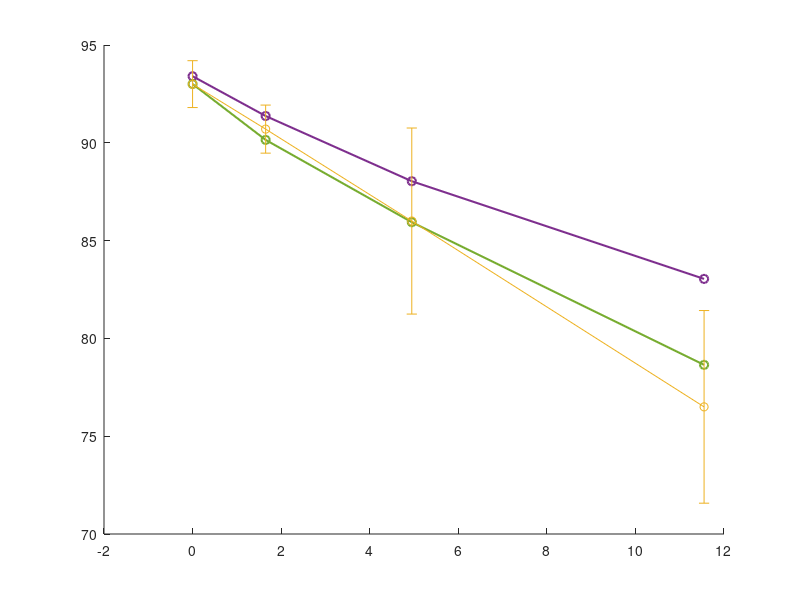

The MATLAB source for this figure: (Note: this script raises an error after producing the figure.)
%
% make plots
close all
clearvars
%
% Brodatz data and predictions (accuracy) 1
x = [0;1.65;4.95;11.55];
y1 = [93;90.7;86;76.5]; % ad means
err = [0.0119799214738043;0.0122851913263867;0.0475608771684989;...
    0.0492442890089805]*100;
y2 = [93.40336;91.36975;88.0364;83.042]; % a no norm
y3 = [93.0056;90.14846;85.9412;78.6471]; % a norm
figure; hold on;
plot(x,y2,'-o','color',"#7E2F8E",'LineWidth',1.5);
plot(x,y3,'-o','color',"#77AC30",'LineWidth',1.5);
errorbar(x,y1,err,'-o','color','k','MarkerEdgeColor','k',...
    'MarkerFaceColor','k','linewidth',1.5);
axis([0 12 50 100]);
xlabel('Eccentricity (deg)','fontsize',14)
ylabel('Percent Correct','fontsize',14)
%
% Fabric predictions L and RGB (accuracy) 2
x = [0;1.65;4.95;11.55];
y1 = [0.889664;0.872521;0.840476;0.767423];   % a norm
y2 = [0.9615686;0.9541737;0.9336695;0.8796363];   % abr norm
figure; hold on;
plot(x,100*y2,'-o','color',"#7E2F8E",'LineWidth',1.5);
plot(x,100*y1,'-o','color',"#77AC30",'LineWidth',1.5);
axis([0 12 50 100]);
xlabel('Eccentricity (deg)','fontsize',14)
ylabel('Percent Correct','fontsize',14)
%
% Brodatz data and predictions (dprime) 3
x = [0;1.65;4.95;11.55];
y1 = [93;90.7;86;76.5];  % ad
y2 = [93.40336;91.36975;88.0364;83.042]; % a no norm
y3 = [93.0056;90.14846;85.9412;78.6471]; % a norm
dy1 = 2*norminv(y1/100);
dy2 = 2*norminv(y2/100);
dy3 = 2*norminv(y3/100);
figure; hold on;
plot(x,dy1,'-o','color','k','MarkerEdgeColor','k',...
    'MarkerFaceColor','k','linewidth',1);
plot(x,dy2,'-o','color',"#7E2F8E",'LineWidth',2);
plot(x,dy3,'-o','color',"#77AC30",'LineWidth',2);
axis([0 12 0 4]);
xlabel('Eccentricity (deg)','fontsize',14)
ylabel('D-prime','fontsize',14)
%
% Fabric predictions L and RGB (dprime) 4
x = [0;1.65;4.95;11.55];
% y1 = [85.9;85.2;81.8;70.5];   % lum norm
y1 = [0.889664;0.872521;0.840476;0.767423];   % a norm
% y2 = [93.4;92.4;89.5;80.9]; % rgb norm
y2 = [95.6;95.1;93.5;87.9];   % abr norm
dy1 = 2*norminv(y1/100);
dy2 = 2*norminv(y2/100);
figure; hold on;
plot(x,dy2,'-o','color',"#7E2F8E",'LineWidth',2);
plot(x,dy1,'-o','color',"#77AC30",'LineWidth',2);
axis([0 12 0 4]);
xlabel('Eccentricity (deg)','fontsize',14)
ylabel('D-prime','fontsize',14)
%
% Brodatz individual cues 5
x = [0;1.65;4.95;11.55];
y1 = [0.871148;0.861457;0.806162;0.720952];  % power cue
y2 = [0.764874;0.773277;0.759272;0.72619];   % histogram cue
y3 = [0.87423;0.817927;0.702213;0.56042];    % edge cue
y4 = [0.9164426;0.894762;0.848908;0.777787]; % power, histogram and edge
figure; hold on;
plot(x,100*y1,'-o','color',"#0072BD",'LineWidth',2);
plot(x,100*y2,'-o','color',"#D95319",'LineWidth',2);
plot(x,100*y3,'-o','color',"#EDB120",'LineWidth',2);
plot(x,100*y4,'-o','color',"#77AC30",'LineWidth',2);
axis([0 12 50 100]);
xlabel('Eccentricity (deg)','fontsize',14)
ylabel('Percent Correct','fontsize',14)
%
% Brodatz pairs of cues 6
x = [0;1.65;4.95;11.55];
y1 = [0.909972;0.87479;0.815154;0.717787];  % power & edge cues
y2 = [0.88112;0.841597;0.785182;0.726611];  % histogram & edge cues
y3 = [0.894286;0.886471;0.846975;0.777087]; % power & histogram cues
y4 = [0.9164426;0.894762;0.848908;0.777787]; % power, histogram and edge
figure; hold on;
plot(x,100*y1,'-o','color',[0.5 0.5 0.5],'LineWidth',2);
plot(x,100*y2,'-o','color',"#EDB120",'LineWidth',2);
plot(x,100*y3,'-o','color',"#7E2F8E",'LineWidth',2);
plot(x,100*y4,'-o','color',"#77AC30",'LineWidth',2);
axis([0 12 50 100]);
xlabel('Eccentricity (deg)','fontsize',14)
ylabel('Percent Correct','fontsize',14)
%
% Fabric (grey) individual cues 7
x = [0;1.65;4.95;11.55];
y1 = [0.715294;0.734706;0.701653;0.641541]; % power cue
y2 = [0.834118;0.826975;0.806863;0.743613]; % histogram cue
y3 = [0.815686;0.752157;0.635238;0.537787]; % edge cue
y4 = [0.889664;0.872521;0.840476;0.767423]; % power, histogram and edge
figure; hold on;
plot(x,100*y1,'-o','color',"#0072BD",'LineWidth',2);
plot(x,100*y2,'-o','color',"#D95319",'LineWidth',2);
plot(x,100*y3,'-o','color',"#EDB120",'LineWidth',2);
plot(x,100*y4,'-o','color',"#77AC30",'LineWidth',2);
axis([0 12 50 100]);
xlabel('Eccentricity (deg)','fontsize',14)
ylabel('Percent Correct','fontsize',14)
%
% Fabric (grey) pairs of cues 8
x = [0;1.65;4.95;11.55];
y1 = [0.824538;0.786303;0.711008;0.641204];  % power & edge cues
y2 = [0.881849;0.864202;0.820112;0.743277];  % histogram & edge cues
y3 = [0.864734;0.862549;0.838768;0.767535];  % power & histogram cues
y4 = [0.889664;0.872521;0.840476;0.767423];  % power, histogram and edge
figure; hold on;
plot(x,100*y1,'-o','color',[0.5 0.5 0.5],'LineWidth',2);
plot(x,100*y2,'-o','color',"#EDB120",'LineWidth',2);
plot(x,100*y3,'-o','color',"#7E2F8E",'LineWidth',2);
plot(x,100*y4,'-o','color',"#77AC30",'LineWidth',2);
axis([0 12 50 100]);
xlabel('Eccentricity (deg)','fontsize',14)
ylabel('Percent Correct','fontsize',14)
%
% Fabric (color) individual cues 9
x = [0;1.65;4.95;11.55];
y1 = [0.715294;0.734706;0.701653;0.641541]; % power cue
y2 = [0.9461625;0.9413445;0.9239776;0.874762]; % histogram cue
y3 = [0.815686;0.752157;0.635238;0.537787]; % edge cue
y4 = [0.9615686;0.9541737;0.9336695;0.8796363]; % power, histogram and edge
figure; hold on;
plot(x,100*y1,'-o','color',"#0072BD",'LineWidth',2);
plot(x,100*y2,'-o','color',"#D95319",'LineWidth',2);
plot(x,100*y3,'-o','color',"#EDB120",'LineWidth',2);
plot(x,100*y4,'-o','color',"#77AC30",'LineWidth',2);
axis([0 12 50 100]);
xlabel('Eccentricity (deg)','fontsize',14)
ylabel('Percent Correct','fontsize',14)
%
% Fabric (color) pairs of cues 10
x = [0;1.65;4.95;11.55];
y1 = [0.824538;0.786303;0.711008;0.641204];  % power & edge cues
y2 = [0.9545098;0.9486275;0.927395;0.87395]; % histogram & edge cues
y3 = [0.9573669;0.9513725;0.9328571;0.878095];  % power & histogram cues
y4 = [0.9615686;0.9541737;0.9336695;0.8796363]; % power, histogram and edge
figure; hold on;
plot(x,100*y1,'-o','color',[0.5 0.5 0.5],'LineWidth',2);
plot(x,100*y2,'-o','color',"#EDB120",'LineWidth',2);
plot(x,100*y3,'-o','color',"#7E2F8E",'LineWidth',2);
plot(x,100*y4,'-o','color',"#77AC30",'LineWidth',2);
axis([0 12 50 100]);
xlabel('Eccentricity (deg)','fontsize',14)
ylabel('Percent Correct','fontsize',14)
